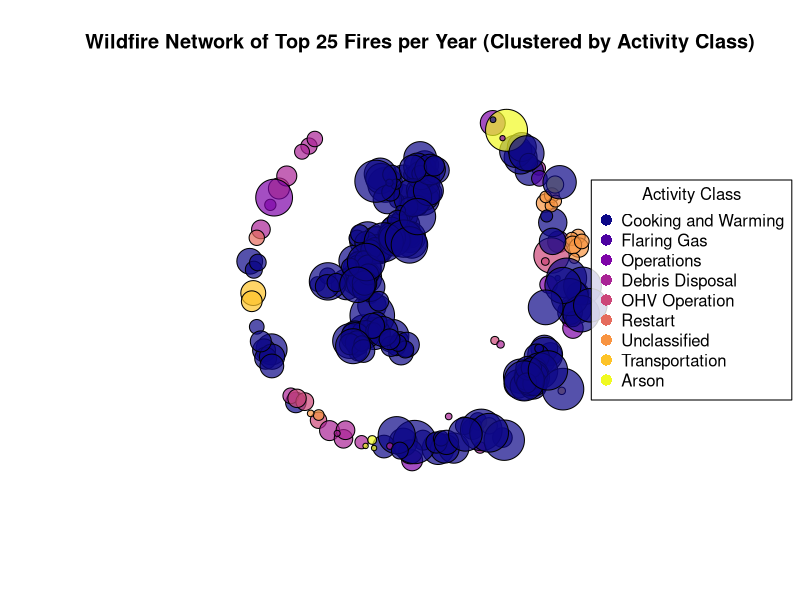

Here is the R script that generated this plot: (Note: this script raises an error after producing the figure.)
## ---- chunk 1
# Load necessary libraries
library(dplyr)
library(igraph)
library(geosphere)
library(ggplot2)
library(sf)
library(RColorBrewer)
library(viridis)

wildfire_data <- read.csv("data_clean.csv")

# Filter top 100 fires per year based on `current_size`
top_fires <- wildfire_data %>%
  group_by(fire_year) %>%
  arrange(desc(current_size)) %>%
  slice_head(n = 25) %>%
  ungroup()

# Create a unique identifier by combining `fire_year` and `fire_number`
top_fires <- top_fires %>%
  mutate(unique_id = paste(fire_year, fire_number, sep = "_"))

# Prepare nodes (distinct fires with geographical coordinates)
nodes <- top_fires %>%
  select(unique_id, fire_location_latitude, fire_location_longitude, current_size, fire_year, activity_class) %>%
  distinct()

# Define edges based on geographical proximity within each year
max_distance <- 50000  # Set max distance to 50 km for connecting fires
# Define edges based on geographical proximity within each `activity_class`
edges <- data.frame(from = character(), to = character(), stringsAsFactors = FALSE)

# Loop to create edges within each `activity_class` group based on proximity
for (class in unique(top_fires$activity_class)) {
  # Filter data for the current activity class and remove rows with missing coordinates
  class_data <- top_fires %>%
    filter(activity_class == class) %>%
    filter(!is.na(fire_location_latitude) & !is.na(fire_location_longitude))
  
  # Skip if no rows remain after filtering
  if (nrow(class_data) < 2) {
    next  # Skip this iteration if there aren’t enough points to form edges
  }
  
  # Nested loop to calculate distances and create edges
  for (i in 1:(nrow(class_data) - 1)) {
    for (j in (i + 1):nrow(class_data)) {
      # Extract the coordinates as pairs
      coord_i <- c(class_data$fire_location_longitude[i], class_data$fire_location_latitude[i])
      coord_j <- c(class_data$fire_location_longitude[j], class_data$fire_location_latitude[j])
      
      # Check if coordinates are valid pairs of length 2
      if (length(coord_i) == 2 && length(coord_j) == 2) {
        # Calculate distance between points
        dist <- distHaversine(coord_i, coord_j)
        
        # Add edge if distance is within the maximum allowed distance
        if (!is.na(dist) && dist <= max_distance) {
          edges <- rbind(edges, data.frame(from = class_data$unique_id[i], to = class_data$unique_id[j]))
        }
      }
    }
  }
}


# Filter edges to ensure IDs are in nodes
edges <- edges %>%
  filter(from %in% nodes$unique_id & to %in% nodes$unique_id)

# Create the graph from edges and nodes
g <- graph_from_data_frame(d = edges, vertices = nodes, directed = FALSE)

V(g)$activity_class <- nodes$activity_class

# Map `activity_class` to colors
activity_classes <- unique(nodes$activity_class)
colors_palette <- viridis_pal(option = "plasma")(length(unique(activity_classes)))
activity_colors <- setNames(colors_palette, activity_classes)  # Map each activity_class to a color


# Apply colors to nodes based on `activity_class`
V(g)$color <- activity_colors[V(g)$activity_class]

# Node sizes based on `current_size`
V(g)$size <- log(nodes$current_size + 1) * 2

# Adjust node colors for transparency
node_colors <- adjustcolor(V(g)$color, alpha.f = 0.7)  # 70% opacity

# Adjust edge color for transparency
edge_color <- adjustcolor("grey", alpha.f = 0.3)  # 30% opacity

# Plot the network with Kamada-Kawai layout
layout_kk <- layout_with_kk(g)
plot(g,
     layout = layout_kk,
     vertex.size = V(g)$size,
     vertex.color = node_colors,  # Transparent node colors
     vertex.label = NA,
     edge.color = edge_color,      # Transparent edge color
     edge.width = 0.5,
     main = "Wildfire Network of Top 25 Fires per Year (Clustered by Activity Class)")

legend("right", 
       legend = names(activity_colors),
       col = activity_colors,
       pch = 16,
       pt.cex = 1.5,   # Increase point size in legend for visibility
       title = "Activity Class",
       xpd = TRUE,                
       inset = -0.05,
       bg = adjustcolor("white", alpha.f = 0.8))  # Transparent legend background

## ---- chunk 2
# Fixed bounding box for Canada
register_stadiamaps("59b82ef6-c67a-4d54-ac10-301e0edb43e4", write = TRUE)

bbox <- c(left = -140, bottom = 40, right = -50, top = 85)  # Covers Canada

# Convert nodes data to an sf object for spatial plotting
nodes_sf <- st_as_sf(nodes, coords = c("fire_location_longitude", "fire_location_latitude"), crs = 4326)

# Reproject to Web Mercator (EPSG:3857) to match Stamen map tiles
nodes_sf <- st_transform(nodes_sf, crs = 3857)

# Loop to create a map for each year
years <- unique(top_fires$fire_year)

for (year in years) {
  yearly_data <- nodes_sf %>% filter(fire_year == year)
  
  # Get a background map centered on Canada
map_base <- get_stadiamap(
    bbox = bbox,   # Use bounding box for each year's data
    zoom = 4,      # Adjust zoom level if needed
    maptype = "outdoors"  # Options: "outdoors", "alidade_smooth_dark"
  )

  # Plot the map with wildfire clusters overlaid
  ggmap(map_base) +
    geom_sf(data = yearly_data, aes(color = as.factor(cluster), size = log(current_size + 1)), inherit.aes = FALSE) +
    scale_color_viridis_d(option = "plasma") +
    labs(title = paste("Wildfire Locations and Clusters for Year:", year),
         color = "Cluster") +
    theme_minimal() +
    theme(legend.position = "bottom") +
    scale_size(range = c(2, 6))
}
